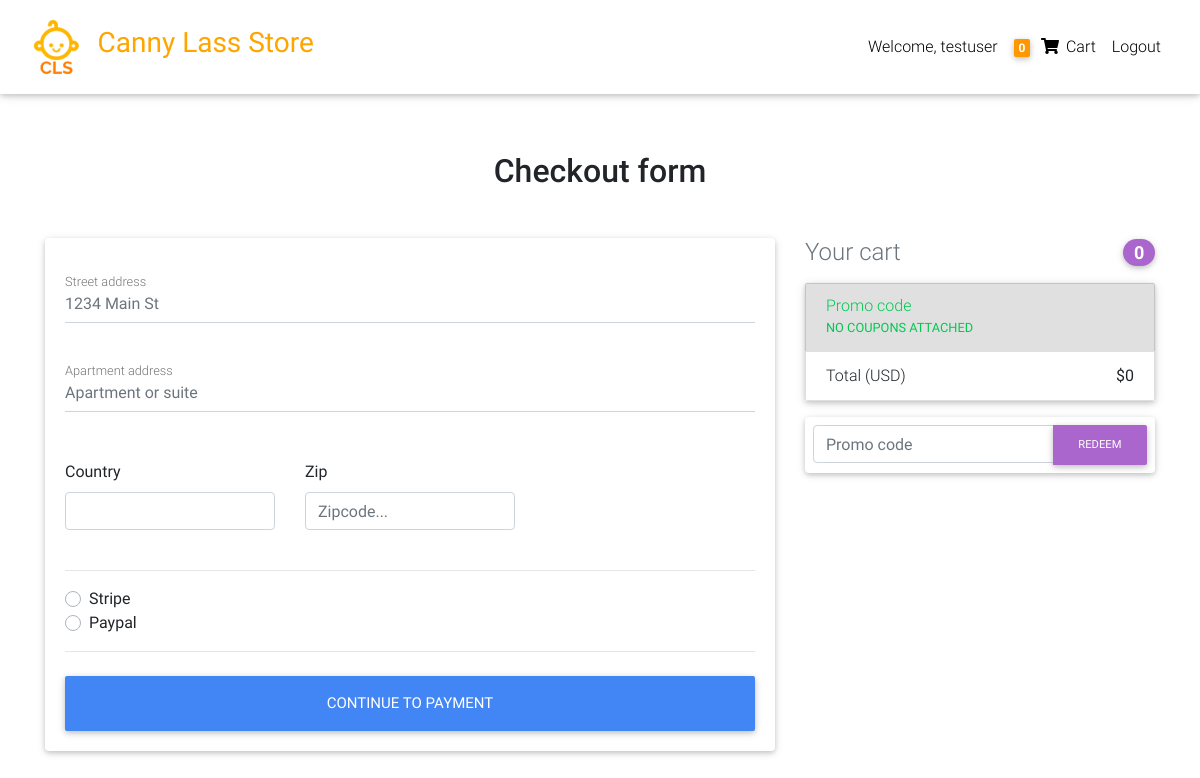
/checkout/ (signed in), run on an earlier commit of the app's database.
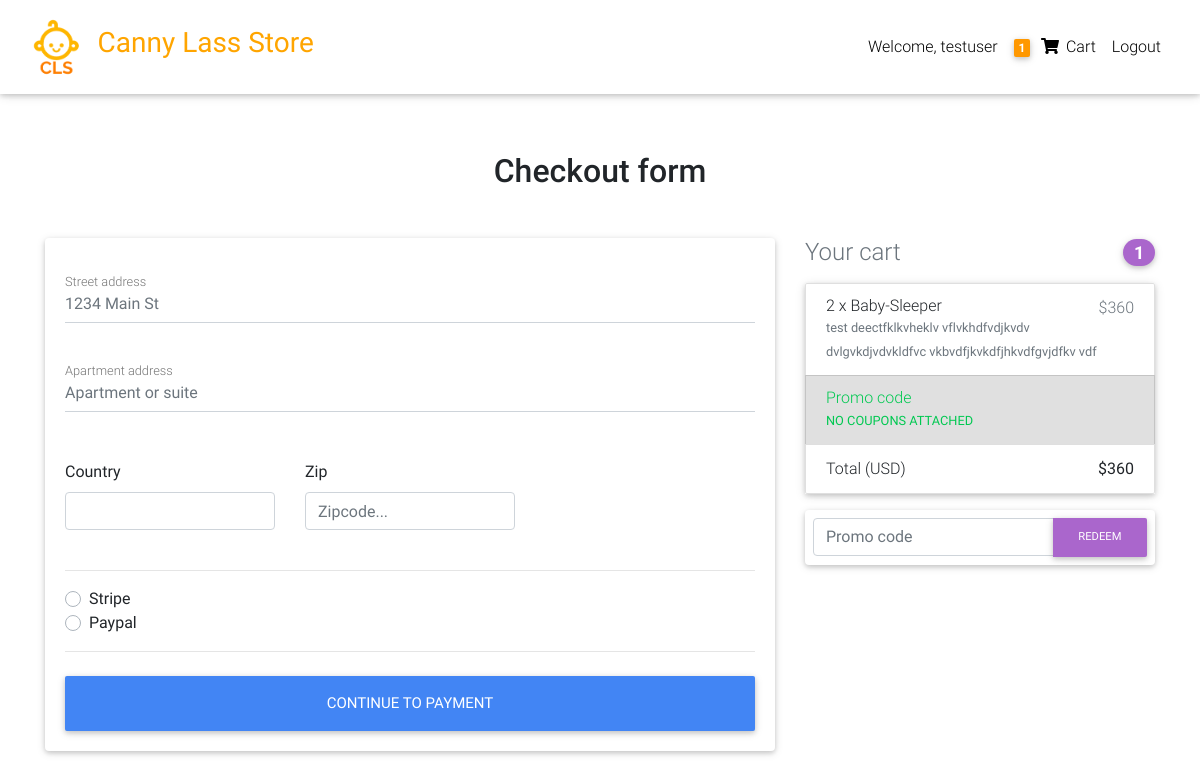
And on a later commit of the database.
### catalog/models.py (models this page shows, shortened)
class Order(models.Model):
    user = models.ForeignKey(User, on_delete=models.CASCADE)
    items = models.ManyToManyField(OrderItem)
    address = models.ForeignKey(
        "Address", on_delete=models.SET_NULL, blank=True, null=True)
    payment = models.ForeignKey(
        "Payment", on_delete=models.SET_NULL, blank=True, null=True)
    coupon = models.ForeignKey(
        "Coupon", on_delete=models.SET_NULL, blank=True, null=True)
    ordered = models.BooleanField(default=False)
    start_date = models.DateTimeField(auto_now_add=True)
    ordered_date = models.DateTimeField()
    def get_total(self):
        total = 0
        for order_item in self.items.all():
            total += order_item.get_final_price()
        if self.coupon:
            total -= self.coupon.amount
        return total

class OrderItem(models.Model):
    user = models.ForeignKey(User, on_delete=models.CASCADE)
    item = models.ForeignKey(Item, on_delete=models.CASCADE)
    ordered = models.BooleanField(default=False)
    quantity = models.IntegerField(default=1)
    def get_total_item_discount_price(self):
        return self.quantity * self.item.discount_price
    def get_final_price(self):
        if self.item.discount_price:
            return self.get_total_item_discount_price()
        return self.get_total_item_price()

class Item(models.Model):
    title = models.CharField(max_length=200)
    price = models.IntegerField()
    discount_price = models.IntegerField(blank=True, null=True)
    slug = models.SlugField()
    status = models.CharField(max_length=200)
    category = models.CharField(choices=CATEGORY_CHOICES, max_length=2)
    label = models.CharField(choices=LABEL_CHOICES, max_length=2)
    description = models.TextField()
    image = models.ImageField(default='default.jpg', upload_to='productImages')

### catalog/views.py (the view, shortened to what this page needs)
# urls.py: path('checkout/', CheckoutView.as_view(), name='checkout'),
class CheckoutView(View):
    def get(self, *args, **kwargs):
        order = Order.objects.get(user=self.request.user, ordered=False)
        coupon_form = CouponForm()
        form = AddressForm()
        context = {
            'form': form,
            'order': order,
            'coupon_form': coupon_form,
            "DISPLAY_COUPON_FORM": True
        }
        return render(self.request, 'checkout.html', context)

### catalog/forms.py
class AddressForm(forms.Form):
    street_address = forms.CharField()
    apartment_address = forms.CharField()
    country = CountryField(blank_label="Select country").formfield(widget=CountrySelectWidget(attrs={
        "class": "custom-select d-block w-100"
    }))
    zip = forms.CharField(required=False)
    save_info = forms.BooleanField(required=False)
    use_default = forms.BooleanField(required=False)
    payment_option = forms.ChoiceField(
        widget=forms.RadioSelect(), choices=PAYMENT_CHOICES)

class CouponForm(forms.Form):
    code = forms.CharField(widget=forms.TextInput(attrs={
        'class': "form-control",
        'placeholder': "Promo code",
        'aria-label ': "Recipient's username",
        'aria-describedby': "basic-addon2"
    }), max_length=50)

### catalog/templatetags/cart_template_tags.py (called while the page is built)
@register.filter
def cart_item_count(user):
    if user.is_authenticated:
        qs = Order.objects.filter(user=user, ordered=False)
        if qs.exists():
            order = qs[0]
            return order.items.count()
    return 0

### templates/checkout.html (shortened to what this page needs)
{% extends 'base.html' %}
{% load crispy_forms_tags %}
{% block content %}
<main class="mt-5 pt-4">
  <div class="container wow fadeIn">
    <h2 class="my-5 h2 text-center">Checkout form</h2>
    <div class="row">
      <div class="col-md-8 mb-4">
        <div class="card">
          <form class="card-body" method="POST">
            <div class="md-form mb-5">
              <input type="text" name="street_address" id="street_address" class="form-control" placeholder="1234 Main St" required>
              <label for="street_address" class="">Street address</label>
            </div>
            <div class="md-form mb-5">
              <input type="text" name="apartment_address" id="apartment_address" class="form-control" placeholder="Apartment or suite" required>
              <label for="apartment_address" class="">Apartment address</label>
            </div>
            <div class="row">
              <div class="col-lg-4 col-md-12 mb-4">
                <label for="country">Country</label>
                {{form.country}}
              </div>
              <div class="col-lg-4 col-md-6 mb-4">
                <label for="zip">Zip</label>
                <input type="text" name="zip" class="form-control" id="zip" placeholder="Zipcode..." >
              </div>
            </div>
            <hr>
            <div class="d-block my-3">
              <div class="custom-control custom-radio">
                <label class="custom-control-label" for="stripe">Stripe</label>
              </div>
              <div class="custom-control custom-radio">
                <label class="custom-control-label" for="paypal">Paypal</label>
              </div>
            </div>
            <hr class="mb-4">
            <button class="btn btn-primary btn-lg btn-block" type="submit">Continue to Payment</button>
          </form>
        </div>
      </div>
      <div class="col-md-4 mb-4">
        {% include "snippet.html" %}
      </div>
    </div>
  </div>
</main>
{% endblock content %}

### templates/base.html (shortened to what this page needs)
{% load static %}
{% load cart_template_tags %}
<!DOCTYPE html>
<html lang="en">
<head>
  <link rel="stylesheet" href="https://use.fontawesome.com/releases/v5.11.2/css/all.css">
  <link href="{% static 'css/bootstrap.min.css' %}" rel="stylesheet">
  <link href="{% static 'css/mdb.min.css' %}" rel="stylesheet">
  <link href="{% static 'css/style.min.css' %}" rel="stylesheet">
</head>
<body>
<nav class="navbar fixed-top navbar-expand-lg navbar-light white scrolling-navbar">
<div class="container-fluid">
    <a class="navbar-brand waves-effect" href="{% url 'home' %}">
      <img class="ml-0 pl-0" style="height: 60px;" src="{% static 'logo-black.svg' %}" alt="Logo">
    </a>
    <h3 style="color:orange"><strong>Canny Lass Store</strong></h3>
    <div class="collapse navbar-collapse" id="navbarSupportedContent">
    <ul class="navbar-nav nav-flex-icons">
      {% if request.user.is_authenticated %}
        <li class="nav-item">
          <a class="nav-link waves-effect" href="#">Welcome, {{request.user.username}}
          </a>
        </li>
        <li class="nav-item">
        <a href="{% url 'order_summary' %}" class="nav-link waves-effect">
            <span class="badge orange z-depth-1 mr-1">{{ request.user|cart_item_count}}</span>
            <i class="fas fa-shopping-cart"></i>
            <span class="clearfix d-none d-sm-inline-block"> Cart </span>
        </a>
        </li>
         <li class="nav-item">
          <a class="nav-link waves-effect" href="{% url 'account_logout' %}">Logout
          </a>
        </li>
      {% endif %}
    </ul>
    </div>
</div>
</nav>
<div class="p-3 text-center"></div>
{% block content %}
{% endblock content %}
</body>
</html>

### templates/snippet.html (shortened to what this page needs)
<h4 class="d-flex justify-content-between align-items-center mb-3">
  <span class="text-muted">Your cart</span>
  <span class="badge badge-secondary badge-pill">{{order.items.count}}</span>
</h4>
<ul class="list-group mb-3 z-depth-1">
  {% for order_item in order.items.all %}
  <li class="list-group-item d-flex justify-content-between lh-condensed">
    <div>
      <h6 class="my-0">{{order_item.quantity}} x {{order_item.item.title}}</h6>
      <small class="text-muted">{{order_item.item.description}}</small>
    </div>
    <span class="text-muted">${{order_item.get_final_price}}</span>
  </li>
  {% endfor %}
  {% if order.coupon %}
  <li class="list-group-item d-flex justify-content-between bg-light">
    <div class="text-success">
      <h6 class="my-0">Promo code</h6>
      <small>{{order.coupon.code}}</small>
    </div>
    <span class="text-success">-${{order.coupon.amount}}</span>
  </li>
  {% else %}
  <li class="list-group-item d-flex justify-content-between bg-light">
    <div class="text-success">
      <h6 class="my-0">Promo code</h6>
      <small>NO COUPONS ATTACHED</small>
    </div>
  </li>
  {% endif %}
  <li class="list-group-item d-flex justify-content-between">
    <span>Total (USD)</span>
    <strong>${{order.get_total}}</strong>
  </li>
</ul>
{% if DISPLAY_COUPON_FORM %}
<form class="card p-2" action="{% url 'add_coupon' %}" method="POST">
  <div class="input-group">
    {{coupon_form.code}}
    <div class="input-group-append">
      <button class="btn btn-secondary btn-md waves-effect m-0" type="submit">
        Redeem
      </button>
    </div>
  </div>
</form>
{% endif %}

What changed in the data, as far as the page shows it:
computed for Order: items.count "0" → "1"; get_total "0" → "360"
added OrderItem: quantity "2", item "Baby-Sleeper", item.description "test deectfklkvheklv vflvkhdfvdjkvdv dvlgvkdjvdvkldfvc vkbvdfjkvkdfjhkvdfgvjdfkv vdf", get_final_price "360"
Also different on the page:
{{ request.user|cart_item_count }}: "0" → "1"
